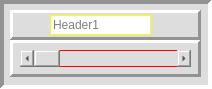
      <widget class="QFrame" name="frame_292">
       <property name="minimumSize">
        <size>
         <width>212</width>
         <height>89</height>
        </size>
       </property>
       <property name="styleSheet">
        <string notr="true">background-color: rgb(221, 221, 221);</string>
       </property>
       <property name="frameShape">
        <enum>QFrame::Panel</enum>
       </property>
       <property name="frameShadow">
        <enum>QFrame::Sunken</enum>
       </property>
       <property name="lineWidth">
        <number>4</number>
       </property>
       <property name="midLineWidth">
        <number>0</number>
       </property>
       <widget class="QFrame" name="frame_293">
        <property name="geometry">
         <rect>
          <x>10</x>
          <y>40</y>
          <width>191</width>
          <height>37</height>
         </rect>
        </property>
        <property name="styleSheet">
         <string notr="true"/>
        </property>
        <property name="frameShape">
         <enum>QFrame::Panel</enum>
        </property>
        <property name="frameShadow">
         <enum>QFrame::Raised</enum>
        </property>
        <property name="lineWidth">
         <number>3</number>
        </property>
        <widget class="QScrollBar" name="horizontalScrollBar_101">
         <property name="geometry">
          <rect>
           <x>10</x>
           <y>10</y>
           <width>171</width>
           <height>17</height>
          </rect>
         </property>
         <property name="minimumSize">
          <size>
           <width>171</width>
           <height>17</height>
          </size>
         </property>
         <property name="maximumSize">
          <size>
           <width>171</width>
           <height>17</height>
          </size>
         </property>
         <property name="styleSheet">
          <string notr="true"> border: 1px solid red</string>
         </property>
         <property name="orientation">
          <enum>Qt::Horizontal</enum>
         </property>
        </widget>
       </widget>
       <widget class="QFrame" name="frame_294">
        <property name="geometry">
         <rect>
          <x>10</x>
          <y>10</y>
          <width>191</width>
          <height>30</height>
         </rect>
        </property>
        <property name="frameShape">
         <enum>QFrame::Panel</enum>
        </property>
        <property name="frameShadow">
         <enum>QFrame::Raised</enum>
        </property>
        <property name="lineWidth">
         <number>3</number>
        </property>
        <property name="midLineWidth">
         <number>0</number>
        </property>
        <widget class="QLineEdit" name="lineEdit_101">
         <property name="geometry">
          <rect>
           <x>40</x>
           <y>5</y>
           <width>101</width>
           <height>20</height>
          </rect>
         </property>
         <property name="minimumSize">
          <size>
           <width>101</width>
           <height>20</height>
          </size>
         </property>
         <property name="maximumSize">
          <size>
           <width>101</width>
           <height>20</height>
          </size>
         </property>
         <property name="styleSheet">
          <string notr="true">QLineEdit {
 border: 1px solid yellow ;
	background-color: rgb(255, 255, 255);
}
</string>
         </property>
         <property name="placeholderText">
          <string>Header1</string>
         </property>
        </widget>
       </widget>
      </widget>
